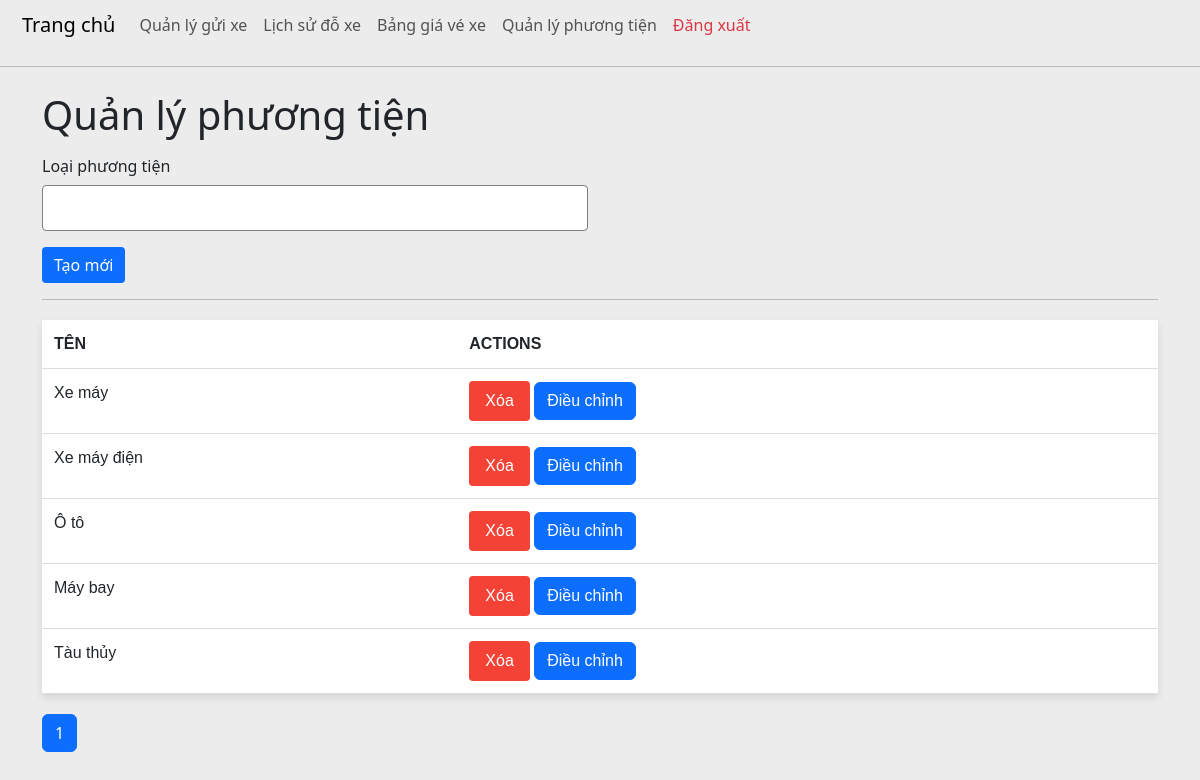
The app's page /vehicle_type (signed in) with its own data.
### tables this page shows
CREATE TABLE VehicleType (
            ID INTEGER PRIMARY KEY AUTOINCREMENT,
            Name TEXT NOT NULL
        );

### app.py (the view)
@app.route('/vehicle_type', methods=['GET'])
@login_required
def get_all_vehicle_type():
    try:
        page = request.args.get('page', 1, type=int)
        per_page = 5  # Số lượng bản ghi trên mỗi trang
        start = (page - 1) * per_page
        end = start + per_page
        with sqlite3.connect("parking.db") as conn:
            conn.row_factory = sqlite3.Row
            cursor = conn.cursor()
            cursor.execute('SELECT * FROM VehicleType')
            rows = cursor.fetchall()
            total_items = len(rows)
            total_pages = (total_items + per_page - 1) // per_page
            data = [dict(row) for row in rows[start:end]]
        return render_template(
            'vehicle_type.html',
            vehicle_type=data,
            current_page=page,
            total_pages=total_pages,
            title="Quản lý phương tiện"
        )
    except Exception as e:
        return render_template('vehicle_type.html', error=str(e), title="Quản lý phương tiện")

### app.py (called while the page is built)
@app.after_request
def disable_caching(response):
    response.headers['Cache-Control'] = 'no-store'
    return response

### config.py (called while the page is built)
def login_required(f):
    @wraps(f)
    def decorated_function(*args, **kwargs):
        if 'username' not in session:  # Kiểm tra trạng thái đăng nhập
            return redirect(url_for('login'))  # Chuyển hướng đến trang đăng nhập
        return f(*args, **kwargs)  # Cho phép truy cập endpoint nếu đã đăng nhập
    return decorated_function

### templates/vehicle_type.html (shortened to what this page needs)
{% extends "base.html" %}
{% block content %}
<h1>Quản lý phương tiện</h1>
<form method="POST" action="/vehicle_type">
    <div class="mb-3 row">
        <label for="Name" class="col-sm-12 col-form-label">Loại phương tiện</label>
        <div class="col-sm-6">
            <input type="text" class="form-control" id="Name" name="Name" required>
        </div>
    </div>
    <button type="submit" class="btn btn-primary">Tạo mới</button>
</form>
<hr>
<table class="table">
    <thead>
        <tr>
            <th>Tên</th>
            <th>Actions</th>
        </tr>
    </thead>
    <tbody>
        {% for item in vehicle_type %}
        <tr>
            <td>{{ item.Name }}</td>
            <td>
                <form method="POST" action="/vehicle_type/delete/{{ item.ID }}" class="d-inline">
                    <button type="submit" class="btn btn-danger delete-btn">Xóa</button>
                </form>
                <button
                    type="button"
                    class="btn btn-primary"
                    data-bs-toggle="modal"
                    data-bs-target="#editModal{{ item.ID }}">
                    Điều chỉnh
                </button>
            </td>
        </tr>
        {% endfor %}
    </tbody>
</table>
<nav>
    <ul class="pagination">
        {% for page in range(1, total_pages + 1) %}
        <li class="page-item {% if page == current_page %}active{% endif %}">
            <a class="page-link" href="/vehicle_type?page={{ page }}">{{ page }}</a>
        </li>
        {% endfor %}
    </ul>
</nav>
{% endblock %}

### templates/base.html (style rules this page uses)
body { background-color: #ECECEC }
hr { height : 1px; background-color: black }
input { border: 1px solid gray!important }
.table { width: 100%; border-collapse: collapse; margin: 20px 0; font-family: Arial, sans-serif; box-shadow: 0 4px 8px rgba(0, 0, 0, 0.1); }
.table thead { background-color: gray; color: white; }
.table th, .table td { padding: 12px; text-align: left; border-bottom: 1px solid #ddd; }
.delete-btn { background-color: #f44336; color: white; border: none; padding: 8px 16px; cursor: pointer; border-radius: 4px; transition: background-color 0.3s ease; }
.table th { text-transform: uppercase; font-size: 16px; }
.table td { font-size: 16px; }
.table td form { display: inline-block; }
.form-control { padding: 10px; border-radius: 4px; border: 1px solid #ced4da; transition: border-color 0.3s ease; }
button[type="submit"] { color: white; border-radius: 4px; border: none; cursor: pointer; transition: background-color 0.3s ease; }

### records on screen
VehicleType: Name "Xe máy"
VehicleType: Name "Xe máy điện"
VehicleType: Name "Ô tô"
VehicleType: Name "Máy bay"
VehicleType: Name "Tàu thủy"

### other values on screen
{{ page }} "1"
